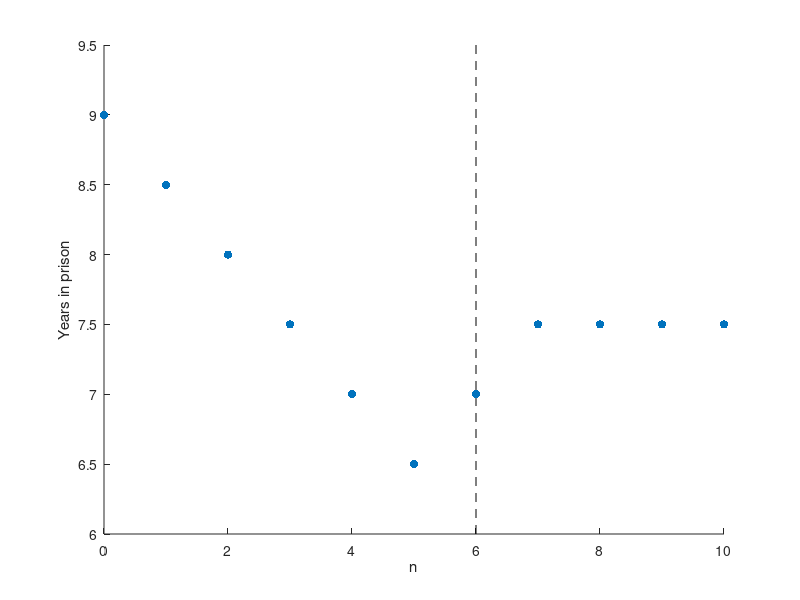

This figure's MATLAB source:
%% Prisoner's dilemma with multiple rounds. 
clear all
tic
N = 10; T = 0; R = 0.5; P = 1; S = 1.5;

yearsInPrison = zeros(1, N+1);
for t = 0:N
    % Initialization. 
    n = t; m = 6;
    playerA = [ones(1, t), zeros(1, N-t)];
    playerB = [ones(1, m), zeros(1, N-m)];
    
    % Game loop.
    for i = 1:N
        indexA = find(playerA == 0, 1, 'first');
        if (isempty(indexA))
            indexA = N + 1;
        end
        indexB = find(playerB == 0, 1, 'first');
        if (isempty(indexB))
            indexB = N + 1;
        end
        if (indexA - 1 > indexB)
            playerA(indexA - 1) = 0;
        end
        if (indexB - 1 > indexA)
            playerB(indexB - 1) = 0;
        end
    end
    
    % Calculate years in prison. 
    for i = 1:N
        playerStrategies = mat2str([playerA(i), playerB(i)]);
        if (strcmp(playerStrategies, '[0 0]')) % Both defect.
            yearsInPrison(t+1) = yearsInPrison(t+1) + P;
        elseif (strcmp(playerStrategies, '[0 1]')) % A defects, B cooperates.
            yearsInPrison(t+1) = yearsInPrison(t+1) + T;
        elseif (strcmp(playerStrategies, '[1 0]')) % A cooperates, B defects.
            yearsInPrison(t+1) = yearsInPrison(t+1) + S;
        else % Both cooperate.
            yearsInPrison(t+1) = yearsInPrison(t+1) + R;
        end
    end
end

hold on
x = [6 6]; y = [6 10.5];
line(x, y,'Color', 'black', 'LineStyle', '--')
scatter(0:N, yearsInPrison, 'filled')
ylim([6, 9.5])
xlabel('n')
ylabel('Years in prison')
hold off

toc
